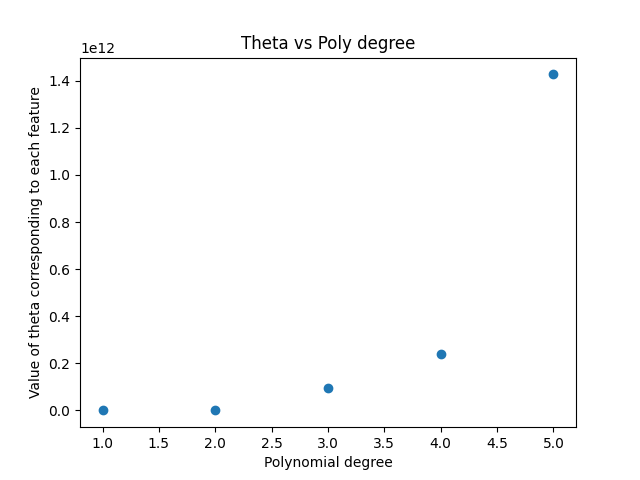

Write the Python code that produced this figure.
import numpy as np
import pandas as pd
import matplotlib.pyplot as plt
from preprocessing.polynomial_features import PolynomialFeatures
from linearRegression.linearRegression import LinearRegression
from sklearn.linear_model import SGDRegressor

x = np.array([i*np.pi/180 for i in range(60,300,4)])
np.random.seed(10)  #Setting seed for reproducibility
y = 4*x + 7 + np.random.normal(0,3,len(x))

if x.ndim == 1:
    x = x.reshape(-1,1)

y = pd.Series(y)
x_copy = pd.DataFrame(x)
theta = []

LR = SGDRegressor()
fit_sgd = LR.fit(x, y) # here you can use fit_non_vectorised / fit_autograd methods
theta.append(np.sqrt(np.sum(np.square(LR.coef_))))

deg_vary = 5
for deg in range(2,deg_vary+1):
    poly = PolynomialFeatures(deg)
    X = poly.transform(x)
    x_copy = pd.DataFrame(X)
    LR.fit(x_copy, y)
    theta.append(np.sqrt(np.sum(np.square(LR.coef_))))

degrees = np.array(range(1,deg_vary+1))

fig1 = plt.plot()
plt.scatter(degrees, theta)

plt.title('Theta vs Poly degree')
plt.xlabel('Polynomial degree')
plt.ylabel('Value of theta corresponding to each feature')
plt.savefig('q5_plot.png')
plt.show()





